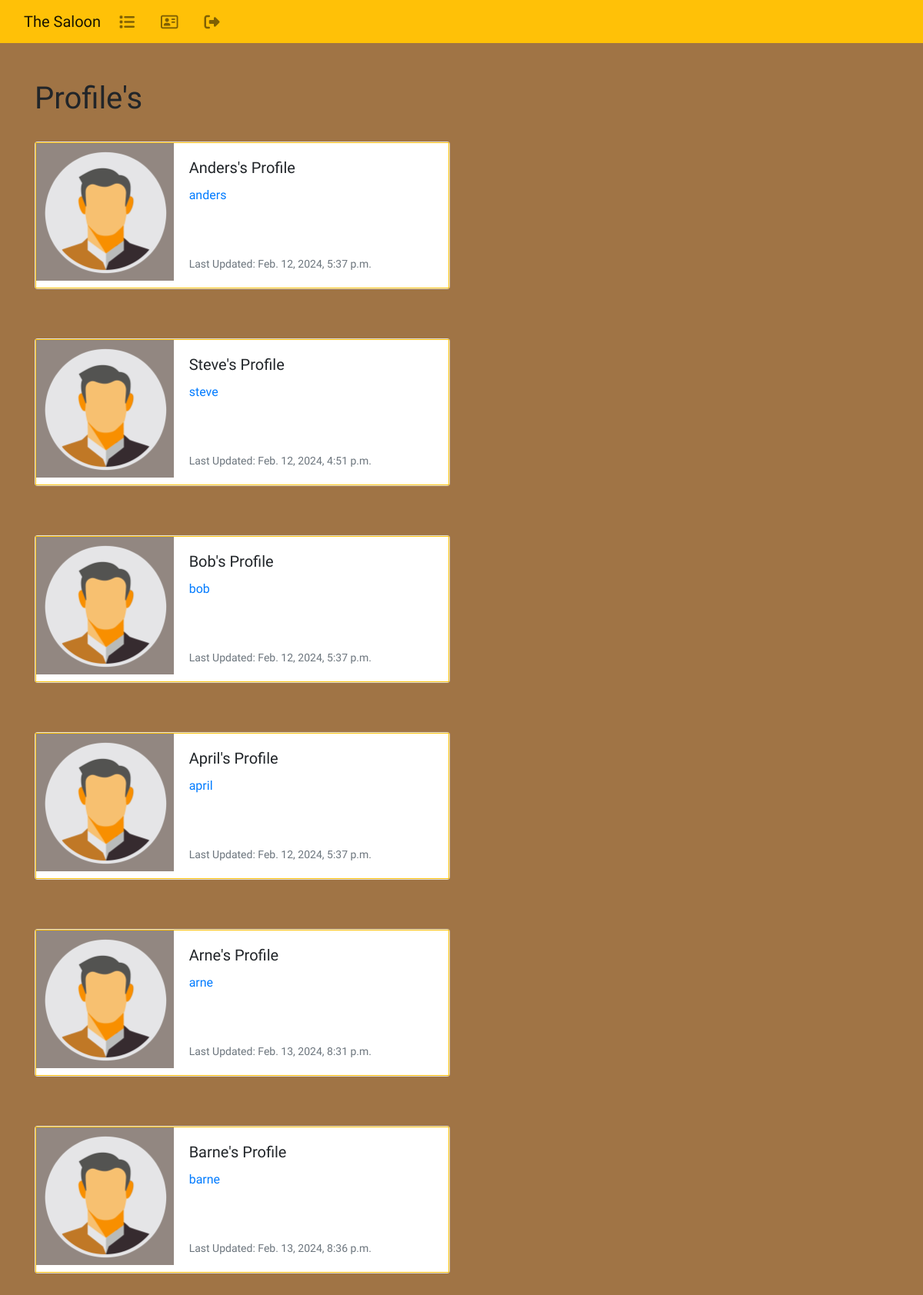
Screenshot of /profile_list/ (signed in) with the database file from the repository.
### the_saloon/models.py (models this page shows, shortened)
class Profile(models.Model):
        user = models.OneToOneField(User, on_delete=models.CASCADE)
        follows = models.ManyToManyField("self",
            related_name="followed_by",
            symmetrical=False,
            blank=True)
        date_modified = models.DateTimeField(User, auto_now=True)
        profile_image = models.ImageField(null=True, blank=True, upload_to="images/")
        profile_bio = models.CharField(null=True, blank=True, max_length=500)
        facebook_link = models.CharField(null=True, blank=True, max_length=100)
        instagram_link = models.CharField(null=True, blank=True, max_length=100)
        linedin_link = models.CharField(null=True, blank=True, max_length=100)

### the_saloon/views.py (the view)
# urls.py: path('profile_list/', views.profile_list, name='profile_list'),
def profile_list(request):
        if request.user.is_authenticated:
            profiles = Profile.objects.exclude(user=request.user)
            return render(request, 'profile_list.html', {"profiles":profiles})
        else:
            messages.success(request, ("You must login to see this page..."))
            return redirect('home')

### the_saloon/templates/profile_list.html
{% extends 'base.html' %}
{% load static %}
{% block content %}
<h1 style="font-family: Rye, serif;">Profile's</h1>
<br />
{% if profiles %}
{% for profile in profiles %}
<div class="card mb-3" style="max-width: 540px;">
  <div class="row no-gutters border border-warning">
    <div class="col-md-4">
      {% if profile.profile_image %}
      <img src="{{ profile.profile_image.url }}" width=200 height=200 class="img-fluid rounded-start"
        alt="{{ profile.user.username}}">
      {% else %}
      <img src="{% static 'images/default.jpg' %}" class="img-fluid rounded-start" alt="Profile img">
      {% endif %}
    </div>
    <div class="col-md-8">
      <div class="card-body">
        <h5 class="card-title" style="font-family: Rye, serif;">{{ profile.user.username }}'s Profile</h5>
        <p class="card-text" style="font-family: Rye, serif;">
          <a href="{% url 'profile' profile.user.id  %}">{{ profile.user.username|lower }}</a></p>
        <br /><br />
        <p class="card-text"><small class="text-muted" style="font-family: Rye, serif;">
        Last Updated: {{ profile.date_modified }}</small></p>
      </div>
    </div>
  </div>
</div>
<br /><br />
{% endfor %}
{% endif %}
{% endblock %}

### rows the page displays
Profile: user.username "Anders", user.username "anders", date_modified "Feb. 12, 2024, 5:37 p.m."
Profile: user.username "Steve", user.username "steve", date_modified "Feb. 12, 2024, 4:51 p.m."
Profile: user.username "Bob", user.username "bob", date_modified "Feb. 12, 2024, 5:37 p.m."
Profile: user.username "April", user.username "april", date_modified "Feb. 12, 2024, 5:37 p.m."
Profile: user.username "Arne", user.username "arne", date_modified "Feb. 13, 2024, 8:31 p.m."
Profile: user.username "Barne", user.username "barne", date_modified "Feb. 13, 2024, 8:36 p.m."
